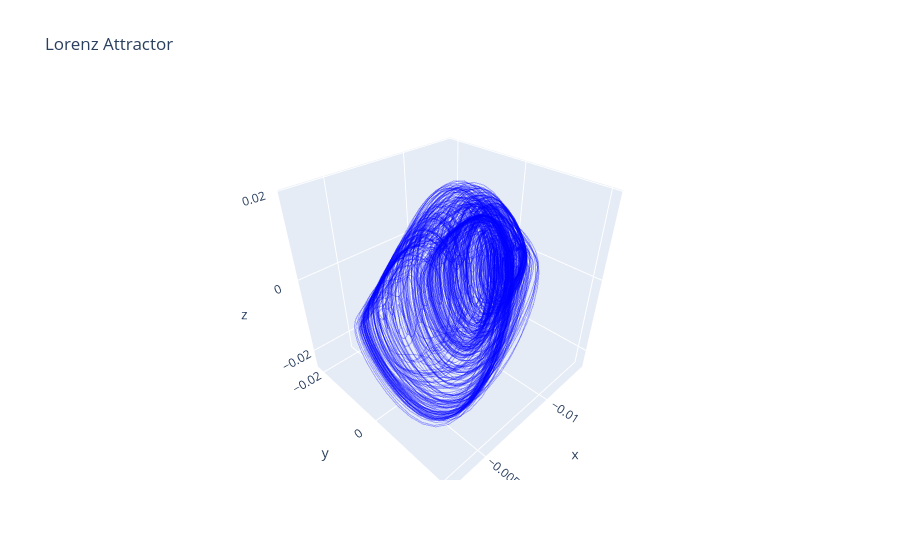

The cell this chart's notebook holds for it:
### Code cell
fig = go.Figure(data=[go.Scatter3d(
    x=vh[0], y=vh[1], z=vh[2],
    mode='lines',
    line=dict(width=2, color='rgba(0,0,255,0.3)')
)])
fig.update_layout(title='Lorenz Attractor')
fig.show()

### Figure 1 — Plotly figure (JSON) as saved in the notebook; plotly's stock layout.template omitted (floating-point values rounded to 4 significant figures; data arrays with more than 128 entries replaced by an {"elided": "..."} marker saying what was removed)
{"data": [{"line": {"color": "rgba(0,0,255,0.3)", "width": 2}, "mode": "lines", "type": "scatter3d", "x": {"elided": "11981 float values"}, "y": {"elided": "11981 float values"}, "z": {"elided": "11981 float values"}}], "layout": {"title": {"text": "Lorenz Attractor"}}}
